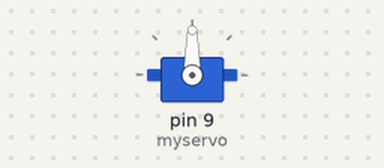
Bench run of a sketch on a simulated Arduino Uno, built with avr-gcc and run on an emulated ATmega328P. Parts: servo.

Above: at 0.05 s.
At 4.5 s:
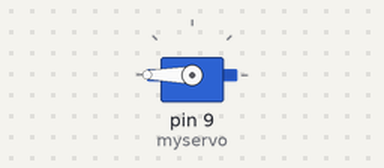
At 9.0 s:
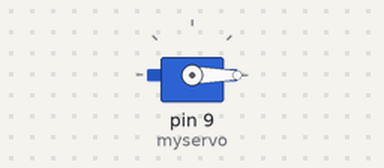
Timing chart, 0 to 11.7 s (numbered marks = the images above):
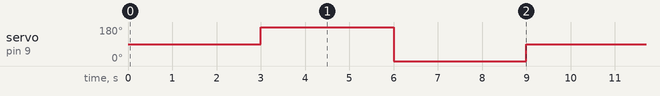

The sketch:

Servo2.ino
```cpp
#include <Servo.h>
/*定义头文件，这里有一点要注意，可以直接在Arduino 软件菜单栏单
击Sketch>Importlibrary>Servo,调用Servo 函数，也可以直接输入#include <Servo.h>，
但是在输入时要注意在#include 与<Servo.h>之间要有空格，否则编译时会报错。*/
Servo myservo;//定义舵机变量名
void setup()
{
myservo.attach(9);//定义舵机接口（9、10 都可以，缺点只能控制2 个）
}
void loop()
{
myservo.write(90);//设置舵机旋转的角度
delay(3000);
myservo.write(180);
delay(3000);
myservo.write(0);
delay(3000);
}
```

Measured:
- by itself, servo on pin 9 (myservo): repeats every 9.0 s: 0° 3.0 s, 90° 3.0 s, 180° 3.0 s
